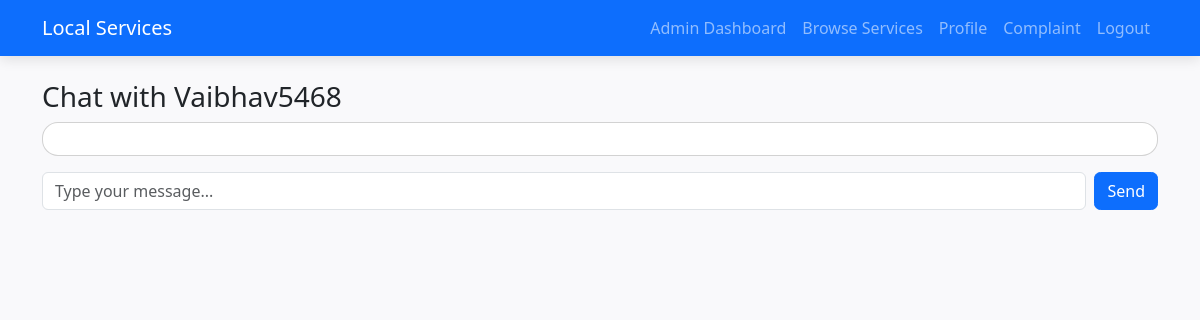
Before: /chat/3 (signed in) with the older database file.
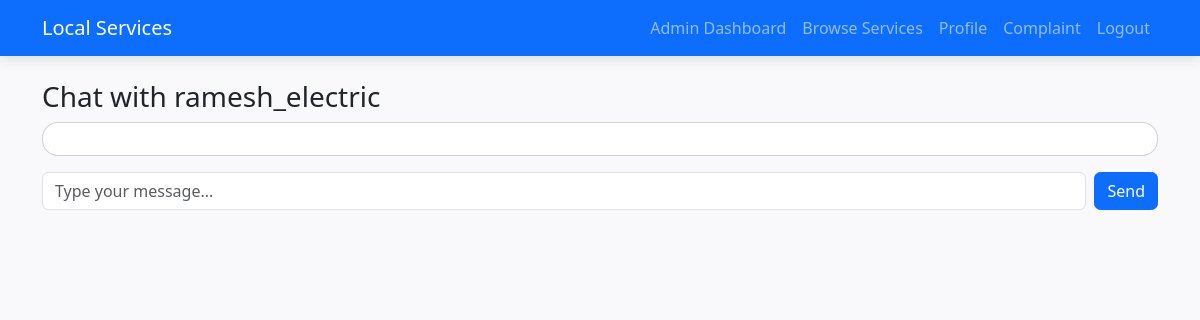
After: the same page with the newer database file.
### app.py (models this page shows)
class User(UserMixin, db.Model):
    id = db.Column(db.Integer, primary_key=True)
    username = db.Column(db.String(150), nullable=False, unique=True)
    email = db.Column(db.String(150), nullable=False, unique=True)
    password = db.Column(db.String(150), nullable=False)
    role = db.Column(db.String(50), nullable=False, default='customer')  # customer/provider/admin
    location = db.Column(db.String(100))

### app.py (the view)
@app.route('/chat/<int:provider_id>', methods=['GET', 'POST'])
@login_required
def chat(provider_id):
    if request.method == 'POST':
        msg = request.form['message']
        chat_msg = Chat(customer_id=current_user.id, provider_id=provider_id,
                        message=msg, sender_role=current_user.role)
        db.session.add(chat_msg)
        db.session.commit()
    chats = Chat.query.filter_by(provider_id=provider_id).order_by(Chat.timestamp.asc()).all()
    provider = User.query.get(provider_id)
    return render_template('chat.html', chats=chats, provider=provider)

### app.py (called while the page is built)
@login_manager.user_loader
def load_user(user_id):
    return User.query.get(int(user_id))

@app.context_processor
def inject_provider_notifications():
    pending_count = 0
    if current_user.is_authenticated and current_user.role == "provider":
        pending_count = Booking.query.filter_by(provider_id=current_user.id, status="Pending").count()
    return dict(provider_pending_count=pending_count)

### templates/chat.html (shortened to what this page needs)
{% extends "base.html" %}
{% block content %}
<h3>Chat with {{ provider.username }}</h3>
<div class="card p-3 mb-3" style="max-height:300px;overflow-y:auto;">
</div>
<form method="POST" class="d-flex">
    <input type="text" name="message" class="form-control me-2" placeholder="Type your message..." required>
    <button class="btn btn-primary">Send</button>
</form>
{% endblock %}

### templates/base.html (shortened to what this page needs)
<!DOCTYPE html>
<html lang="en">
<head>
    <link rel="stylesheet" href="https://cdn.jsdelivr.net/npm/bootstrap@5.3.2/dist/css/bootstrap.min.css">
    <link rel="stylesheet" href="{{ url_for('static', filename='css/style.css') }}">
</head>
<body>
<nav class="navbar navbar-expand-lg navbar-dark bg-primary">
    <div class="container">
        <a class="navbar-brand" href="{{ url_for('index') }}">Local Services</a>
        <div class="collapse navbar-collapse" id="navbarNav">
            <ul class="navbar-nav ms-auto">
                {% if current_user.is_authenticated %}
                    {% if current_user.role == "admin" %}
                        <li class="nav-item">
                            <a class="nav-link" href="{{ url_for('admin') }}">Admin Dashboard</a>
                        </li>
                    {% endif %}
                    <li class="nav-item">
                        <a class="nav-link" href="{{ url_for('services') }}">Browse Services</a>
                    </li>
                    <li class="nav-item">
        <a class="nav-link" href="{{ url_for('profile') }}">Profile</a>
    </li>
                    <li class="nav-item">
                        <a class="nav-link" href="{{ url_for('complaint') }}">Complaint</a>
                    </li>
                    <li class="nav-item">
                        <a class="nav-link" href="{{ url_for('logout') }}">Logout</a>
                    </li>
                {% endif %}
            </ul>
        </div>
    </div>
</nav>
<div class="container mt-4">
    {% block content %}{% endblock %}
</div>
</body>
</html>

### static/css/style.css (style rules this page uses)
body { background-color: #f9f9fb; font-family: 'Segoe UI', sans-serif; }
.card { border-radius: 1rem; transition: transform 0.2s ease, box-shadow 0.3s ease; }
.navbar { box-shadow: 0 4px 12px rgba(0, 0, 0, 0.1); }
.btn { border-radius: 0.4rem; }

Changed rows visible on the page:
changed User: username "Vaibhav5468" → "ramesh_electric"
